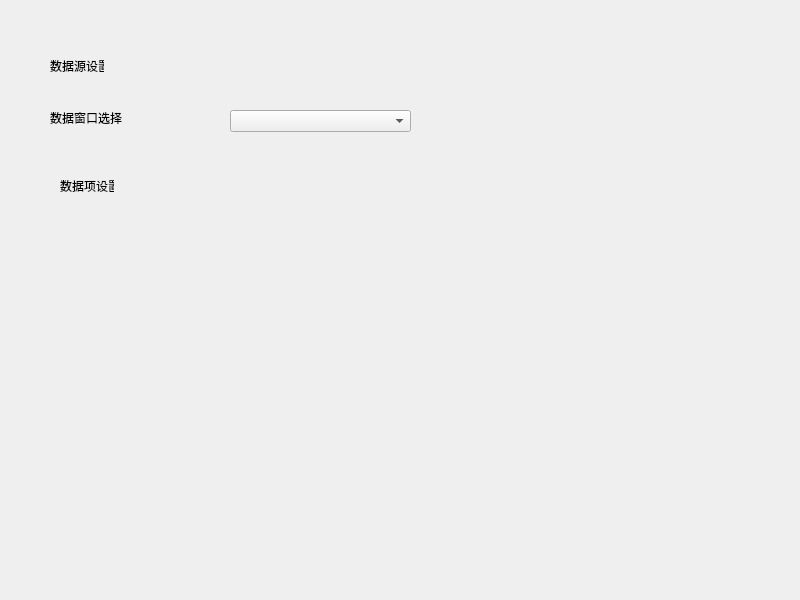
<?xml version="1.0" encoding="UTF-8"?>
<ui version="4.0">
 <class>MainWindow</class>
 <widget class="QMainWindow" name="MainWindow">
  <property name="geometry">
   <rect>
    <x>0</x>
    <y>0</y>
    <width>800</width>
    <height>600</height>
   </rect>
  </property>
  <property name="windowTitle">
   <string>统计参数设置</string>
  </property>
  <widget class="QWidget" name="centralwidget">
   <widget class="QLabel" name="label">
    <property name="geometry">
     <rect>
      <x>50</x>
      <y>60</y>
      <width>54</width>
      <height>12</height>
     </rect>
    </property>
    <property name="text">
     <string>数据源设置</string>
    </property>
   </widget>
   <widget class="QLabel" name="label_2">
    <property name="geometry">
     <rect>
      <x>50</x>
      <y>110</y>
      <width>101</width>
      <height>16</height>
     </rect>
    </property>
    <property name="text">
     <string>数据窗口选择</string>
    </property>
   </widget>
   <widget class="QLabel" name="label_3">
    <property name="geometry">
     <rect>
      <x>60</x>
      <y>180</y>
      <width>54</width>
      <height>12</height>
     </rect>
    </property>
    <property name="text">
     <string>数据项设置</string>
    </property>
   </widget>
   <widget class="QComboBox" name="comboBox_Subwindow">
    <property name="geometry">
     <rect>
      <x>230</x>
      <y>110</y>
      <width>181</width>
      <height>22</height>
     </rect>
    </property>
   </widget>
  </widget>
 </widget>
 <resources/>
 <connections/>
</ui>
